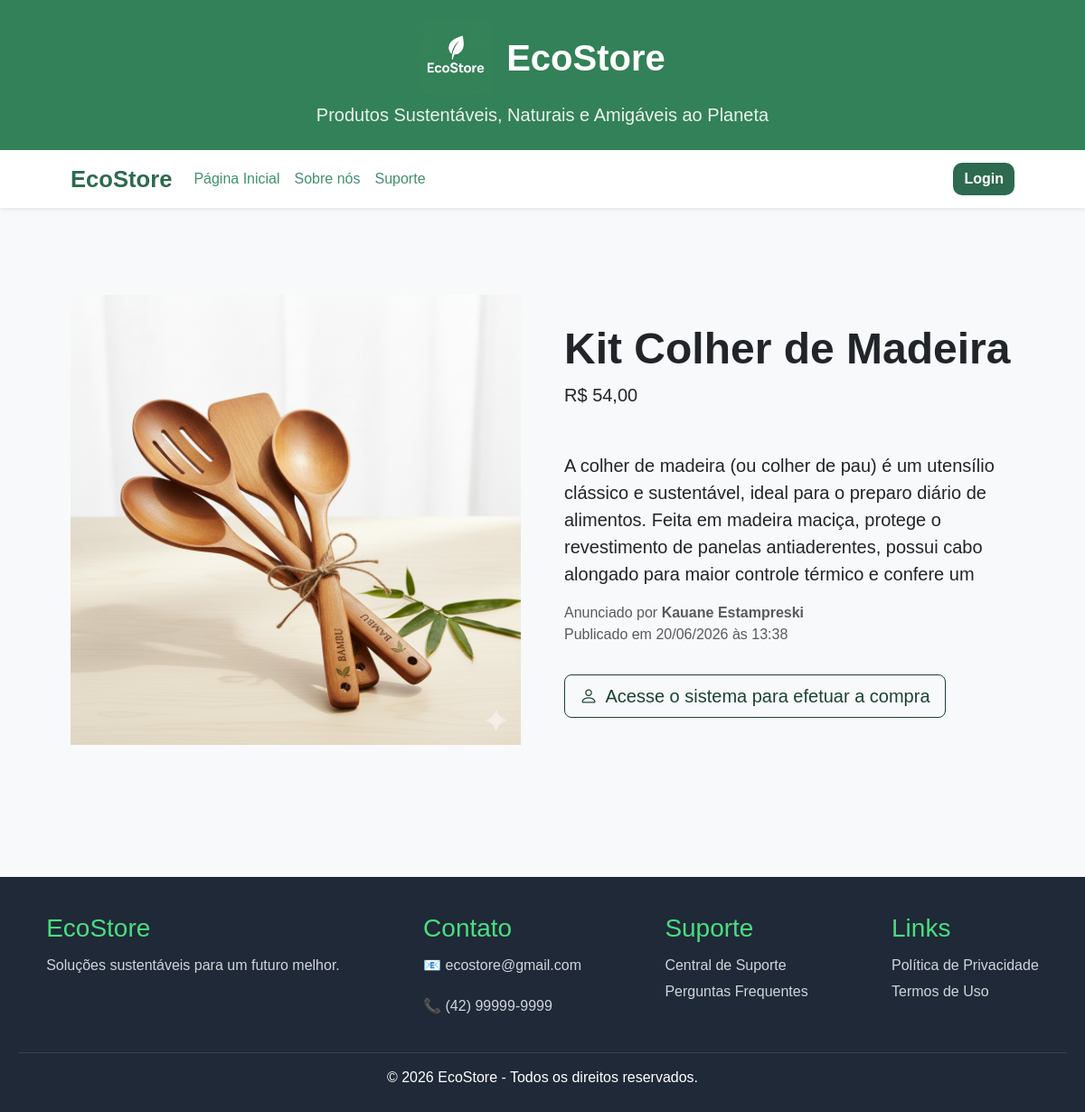
The page /visualizarProduto.php?idProduto=4 on the database its author committed.
### tables this page shows
CREATE TABLE `produtos` (
  `idProduto` int(11) NOT NULL,
  `fotoProduto` varchar(255) NOT NULL,
  `descricaoProduto` varchar(255) NOT NULL,
  `nomeProduto` varchar(255) NOT NULL,
  `precoProduto` decimal(10,2) NOT NULL,
  `dataProduto` date NOT NULL,
  `horaProduto` time NOT NULL,
  `statusProduto` varchar(100) NOT NULL,
  `Usuarios_idUsuario` int(11) NOT NULL
);

CREATE TABLE `usuarios` (
  `idUsuario` int(11) NOT NULL,
  `fotoUsuario` varchar(150) NOT NULL,
  `nomeUsuario` varchar(100) NOT NULL,
  `dataNascUsuario` date NOT NULL,
  `telefoneUsuario` varchar(11) NOT NULL,
  `emailUsuario` varchar(50) NOT NULL,
  `senhaUsuario` varchar(255) NOT NULL,
  `nivelUsuario` varchar(100) NOT NULL
);

### visualizarProduto.php (the view, shortened to what this page needs)
<?php
    include "header.php";
    include "conexaoBD.php";
    if(isset($_GET['idProduto'])){
        $idProduto = $_GET['idProduto'];
        $buscarProduto = "SELECT produtos.*, usuarios.nomeUsuario
                          FROM produtos
                          INNER JOIN usuarios
                            ON produtos.Usuarios_idUsuario = usuarios.idUsuario
                          WHERE produtos.idProduto = $idProduto
                          ";
        $resProduto = mysqli_query($conn, $buscarProduto);
        if(mysqli_num_rows($resProduto) > 0){
            $produto = mysqli_fetch_assoc($resProduto);
            $idProduto        = $produto['idProduto'];
            $fotoProduto      = $produto['fotoProduto'];
            $nomeProduto    = $produto['nomeProduto'];
            $descricaoProduto = $produto['descricaoProduto'];
            $precoProduto     = $produto['precoProduto'];
            $dataProduto      = $produto['dataProduto'];
            $horaProduto      = $produto['horaProduto'];
            $statusProduto    = $produto['statusProduto'];
        }
        else{
            echo "<div class='alert alert-danger text-center'>Produto não encontrado!</div>";
            include "footer.php";
            exit();
        }
    }
    else{
        echo "<div class='alert alert-danger text-center'>ID do Produto não informado!</div>";
        include "footer.php";
        exit();
    }
?>
<section class="py-5">
    <div class="container px-4 px-lg-5 my-5">
        <div class="row gx-4 gx-lg-5 align-items-center">
            <div class="col-md-6">
                <img class="img-produto-principal mb-5 mb-md-0 <?php if($statusProduto == 'finalizado'){ echo 'imagem-finalizada'; } ?>"
                     src="<?php echo htmlspecialchars($fotoProduto); ?>"
                     alt="<?php echo htmlspecialchars($nomeProduto); ?>"
                     title="<?php echo htmlspecialchars($nomeProduto); ?>"
                />
            </div>
            <div class="col-md-6">
                <h1 class="display-5 fw-bolder">
                    <?php echo htmlspecialchars($nomeProduto) ?>
                </h1>
                <div class="fs-5 mb-5">
                    R$ <?php echo number_format($precoProduto, 2, ',', '.'); ?>
                </div>
                <p class="lead">
                    <?php echo htmlspecialchars($descricaoProduto); ?>
                </p>
                <p class="text-muted">
                    Anunciado por <strong><?php echo htmlspecialchars($produto['nomeUsuario']); ?></strong><br>
                    Publicado em <?php echo date('d/m/Y', strtotime($dataProduto)); ?>
                    às <?php echo date('H:i', strtotime($horaProduto)); ?>
                </p>
                <?php
                    if($produto['statusProduto'] == 'disponivel'){
                        if(isset($_SESSION['logado']) && $_SESSION['logado'] === true){
                            if($_SESSION['idUsuario'] == $produto['Usuarios_idUsuario']){
                                echo "
                                    <a href='formEditarProduto.php?idProduto=$idProduto' class='btn btn-outline-dark btn-lg mt-3'>
                                        <i class='bi bi-gear me-1'></i>
                                        Editar Produto
                                    </a>
                                    <a href='excluirProduto.php?idProduto=$idProduto' class='btn btn-danger btn-outline-dark btn-lg mt-3'>
                                        <i class='bi bi-trash'></i>
                                        Deletar Produto
                                    </a>
                                ";
                            }
                            else{
                                echo "
                                    <a href='actionPedido.php?idProduto=$idProduto' class='btn btn-outline-dark btn-lg mt-3'>
                                        <i class='bi bi-cart-fill me-1'></i>
                                        Comprar
                                    </a>
                                ";
                            }
                        }
                        else{
                            echo "
                                <a href='formLogin.php' class='btn btn-outline-dark btn-lg mt-3'>
                                    <i class='bi bi-person me-1'></i>
                                    Acesse o sistema para efetuar a compra
                                </a>
                            ";
                        }
                    }
                    else{
                        echo "
                            <button class='btn btn-secondary btn-lg mt-3' disabled>
                                Produto Finalizado
                            </button>
                        ";
                    }
                ?>
            </div>
        </div>
    </div>
</section>
<?php include "footer.php" ?>

### css/style.css (style rules this page uses)
body { font-family: 'Poppins', Arial, sans-serif; background-color: #f5f7f2; margin: 0; padding: 0; }
button, a { outline: none !important; box-shadow: none !important; }
.btn-outline-dark { border-color: #1b4332; color: #1b4332; }
body { background-color: #f8f9fa; }

### visualizarProduto.php (style rules this page uses)
.img-produto-principal { width: 100%; max-height: 600px; object-fit: contain; }

### rows shown on the page
produtos: fotoProduto (picture), nomeProduto "Kit Colher de Madeira", precoProduto "54,00", descricaoProduto "A colher de madeira (ou colher de pau) é um utensílio clássico e sustentável, ideal para o preparo diário de alimentos. Feita em madeira maciça, protege o revestimento de panelas antiaderentes, possui cabo alongado para maior controle térmico e confere um", Usuarios_idUsuario.nomeUsuario "Kauane Estampreski", dataProduto "20/06/2026", horaProduto "13:38"
